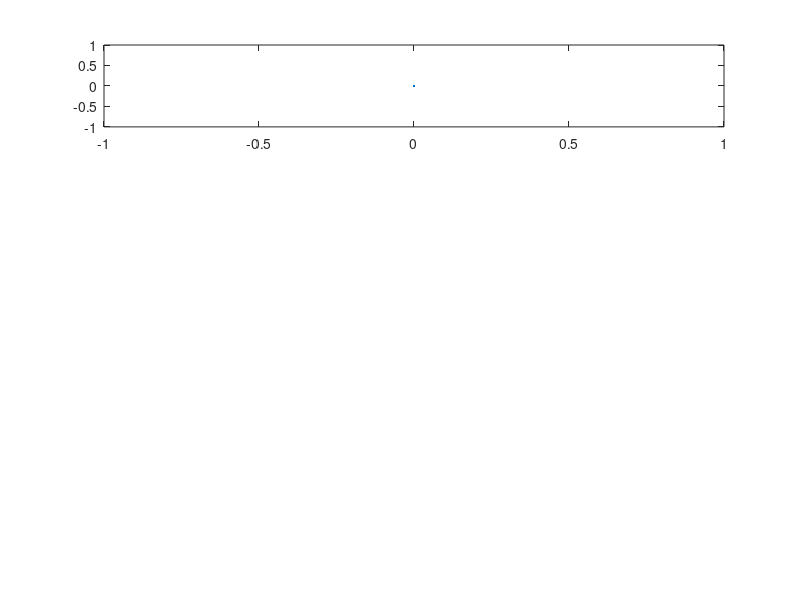

Source code (MATLAB): (Note: this script raises an error after producing the figure.)
function output_data = K64_PID_matlab()
    figure(1);  clf;       % Create an empty figure to update later
    subplot(411)
    h1 = plot([0],[0]);
    h1.XData = []; h1.YData = [];
    ylabel('Position (rad)');
    
    subplot(412)
    h2 = plot([0],[0]);
    h2.XData = []; h2.YData = [];
    ylabel('Velocity (rad/s)');
    
    subplot(413)
    h3 = plot([0],[0]);
    h3.XData = []; h3.YData = [];
    ylabel('Voltage (V)');
    
    subplot(414)
    h4 = plot([0],[0]);
    h4.XData = []; h4.YData = [];
    ylabel('Current (A)');
    
    % This function will get called any time there is new data from
    % the FRDM board. Data comes in blocks, rather than one at a time.
    function my_callback(new_data)
        t = new_data(:,1);   % time
        angle = new_data(:,2); % position
        vel = new_data(:,3); % velocity
        voltage = new_data(:,4); % voltage
        current = new_data(:,5); % current
        N = length(angle);
        
        h1.XData(end+1:end+N) = t;   % Update subplot 1
        h1.YData(end+1:end+N) = angle;
        h2.XData(end+1:end+N) = t;   % Update subplot 2
        h2.YData(end+1:end+N) = vel;
        h3.XData(end+1:end+N) = t;   % Update subplot 3
        h3.YData(end+1:end+N) = voltage;
        h4.XData(end+1:end+N) = t;   % Update subplot 4
        h4.YData(end+1:end+N) = current;
    end
    
    frdm_ip  = '192.168.1.100';     % FRDM board ip
    frdm_port= 11223;               % FRDM board port  
    params.callback = @my_callback; % callback function
    params.timeout  = 2;            % end of experiment timeout
    
    % The example program provided takes two arguments
%     v1 = 1.0;           % pwm applied for first second 
%     v2 = -1.0;           % pwm applied for second second
%     input = [v1 v2];    % input sent to FRDM board
%     output_size = 3;    % number of outputs expected

    angle_des = pi/2; 
    vel_des = 0.0; 
    % PID Controller
    Kp = 3;
    Kd = 0.1;
    Ki = 0.00;
    ExpTime = 3 ; % Expriement time
    
    input = [angle_des vel_des Kp Kd Ki ExpTime];
    output_size = 5;
   
    output_data = RunExperiment(frdm_ip,frdm_port,input,output_size,params);
    
end



